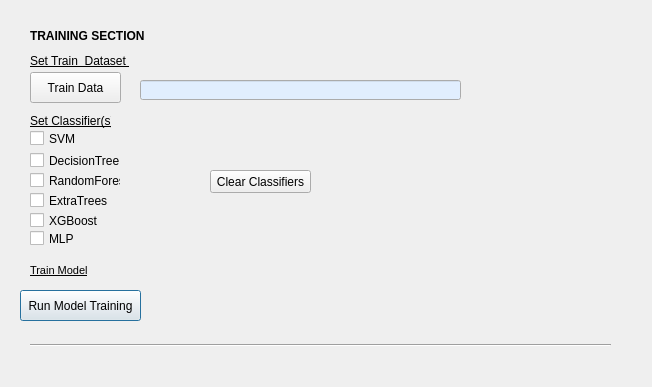
<?xml version="1.0" encoding="UTF-8"?>
<ui version="4.0">
 <class>Dialog</class>
 <widget class="QDialog" name="Dialog">
  <property name="geometry">
   <rect>
    <x>0</x>
    <y>0</y>
    <width>652</width>
    <height>387</height>
   </rect>
  </property>
  <property name="windowTitle">
   <string>Dialog</string>
  </property>
  <widget class="QCheckBox" name="checkBox_extraTrees">
   <property name="geometry">
    <rect>
     <x>30</x>
     <y>190</y>
     <width>91</width>
     <height>21</height>
    </rect>
   </property>
   <property name="text">
    <string>ExtraTrees</string>
   </property>
  </widget>
  <widget class="QCheckBox" name="checkBox_mlp">
   <property name="geometry">
    <rect>
     <x>30</x>
     <y>230</y>
     <width>70</width>
     <height>17</height>
    </rect>
   </property>
   <property name="text">
    <string>MLP</string>
   </property>
  </widget>
  <widget class="QPushButton" name="run_model_trainingbtn">
   <property name="geometry">
    <rect>
     <x>20</x>
     <y>290</y>
     <width>121</width>
     <height>31</height>
    </rect>
   </property>
   <property name="cursor">
    <cursorShape>PointingHandCursor</cursorShape>
   </property>
   <property name="text">
    <string>Run Model Training</string>
   </property>
  </widget>
  <widget class="QLabel" name="label">
   <property name="geometry">
    <rect>
     <x>30</x>
     <y>110</y>
     <width>81</width>
     <height>21</height>
    </rect>
   </property>
   <property name="font">
    <font>
     <weight>50</weight>
     <bold>false</bold>
     <underline>true</underline>
    </font>
   </property>
   <property name="text">
    <string>Set Classifier(s)</string>
   </property>
  </widget>
  <widget class="QLabel" name="label_2">
   <property name="geometry">
    <rect>
     <x>30</x>
     <y>25</y>
     <width>141</width>
     <height>21</height>
    </rect>
   </property>
   <property name="font">
    <font>
     <pointsize>9</pointsize>
     <weight>75</weight>
     <bold>true</bold>
    </font>
   </property>
   <property name="text">
    <string>TRAINING SECTION</string>
   </property>
  </widget>
  <widget class="QCheckBox" name="checkBox_xgboost">
   <property name="geometry">
    <rect>
     <x>30</x>
     <y>210</y>
     <width>81</width>
     <height>21</height>
    </rect>
   </property>
   <property name="text">
    <string>XGBoost</string>
   </property>
  </widget>
  <widget class="Line" name="line">
   <property name="windowModality">
    <enum>Qt::NonModal</enum>
   </property>
   <property name="geometry">
    <rect>
     <x>30</x>
     <y>330</y>
     <width>581</width>
     <height>31</height>
    </rect>
   </property>
   <property name="palette">
    <palette>
     <active>
      <colorrole role="Base">
       <brush brushstyle="SolidPattern">
        <color alpha="255">
         <red>180</red>
         <green>180</green>
         <blue>180</blue>
        </color>
       </brush>
      </colorrole>
     </active>
     <inactive>
      <colorrole role="Base">
       <brush brushstyle="SolidPattern">
        <color alpha="255">
         <red>180</red>
         <green>180</green>
         <blue>180</blue>
        </color>
       </brush>
      </colorrole>
     </inactive>
     <disabled>
      <colorrole role="Base">
       <brush brushstyle="SolidPattern">
        <color alpha="255">
         <red>240</red>
         <green>240</green>
         <blue>240</blue>
        </color>
       </brush>
      </colorrole>
     </disabled>
    </palette>
   </property>
   <property name="font">
    <font>
     <weight>50</weight>
     <bold>false</bold>
    </font>
   </property>
   <property name="orientation">
    <enum>Qt::Horizontal</enum>
   </property>
  </widget>
  <widget class="QCheckBox" name="checkBox_randomForest">
   <property name="geometry">
    <rect>
     <x>30</x>
     <y>170</y>
     <width>91</width>
     <height>21</height>
    </rect>
   </property>
   <property name="text">
    <string>RandomForest</string>
   </property>
  </widget>
  <widget class="QLabel" name="label_5">
   <property name="geometry">
    <rect>
     <x>30</x>
     <y>260</y>
     <width>91</width>
     <height>21</height>
    </rect>
   </property>
   <property name="font">
    <font>
     <pointsize>8</pointsize>
     <weight>50</weight>
     <bold>false</bold>
     <underline>true</underline>
    </font>
   </property>
   <property name="text">
    <string>Train Model</string>
   </property>
  </widget>
  <widget class="QPushButton" name="clearbtn">
   <property name="geometry">
    <rect>
     <x>210</x>
     <y>170</y>
     <width>101</width>
     <height>23</height>
    </rect>
   </property>
   <property name="text">
    <string>Clear Classifiers</string>
   </property>
  </widget>
  <widget class="QPushButton" name="trainbtn">
   <property name="geometry">
    <rect>
     <x>30</x>
     <y>72</y>
     <width>91</width>
     <height>31</height>
    </rect>
   </property>
   <property name="cursor">
    <cursorShape>PointingHandCursor</cursorShape>
   </property>
   <property name="text">
    <string>Train Data</string>
   </property>
  </widget>
  <widget class="QLabel" name="label_4">
   <property name="geometry">
    <rect>
     <x>30</x>
     <y>50</y>
     <width>121</width>
     <height>21</height>
    </rect>
   </property>
   <property name="font">
    <font>
     <weight>50</weight>
     <italic>false</italic>
     <bold>false</bold>
     <underline>true</underline>
    </font>
   </property>
   <property name="text">
    <string>Set Train  Dataset </string>
   </property>
  </widget>
  <widget class="QLineEdit" name="train_data_chosen_file">
   <property name="geometry">
    <rect>
     <x>140</x>
     <y>80</y>
     <width>321</width>
     <height>20</height>
    </rect>
   </property>
   <property name="palette">
    <palette>
     <active>
      <colorrole role="Base">
       <brush brushstyle="SolidPattern">
        <color alpha="255">
         <red>225</red>
         <green>238</green>
         <blue>254</blue>
        </color>
       </brush>
      </colorrole>
     </active>
     <inactive>
      <colorrole role="Base">
       <brush brushstyle="SolidPattern">
        <color alpha="255">
         <red>225</red>
         <green>238</green>
         <blue>254</blue>
        </color>
       </brush>
      </colorrole>
     </inactive>
     <disabled>
      <colorrole role="Base">
       <brush brushstyle="SolidPattern">
        <color alpha="255">
         <red>227</red>
         <green>206</green>
         <blue>188</blue>
        </color>
       </brush>
      </colorrole>
     </disabled>
    </palette>
   </property>
  </widget>
  <widget class="QCheckBox" name="checkBox_svm">
   <property name="geometry">
    <rect>
     <x>30</x>
     <y>130</y>
     <width>70</width>
     <height>17</height>
    </rect>
   </property>
   <property name="text">
    <string>SVM</string>
   </property>
  </widget>
  <widget class="QCheckBox" name="checkBox_decisionTree">
   <property name="geometry">
    <rect>
     <x>30</x>
     <y>150</y>
     <width>91</width>
     <height>21</height>
    </rect>
   </property>
   <property name="text">
    <string>DecisionTree</string>
   </property>
  </widget>
 </widget>
 <resources/>
 <connections/>
</ui>
